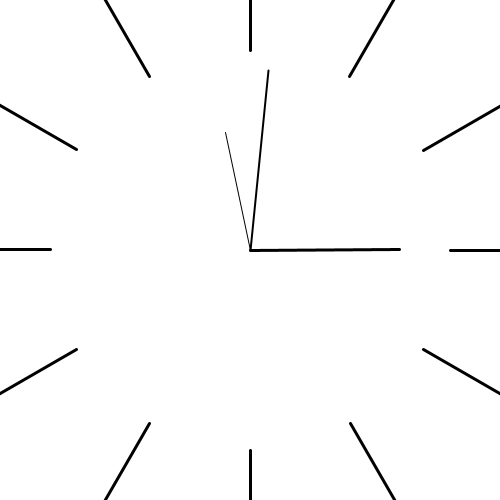
Frame 1 (no input)
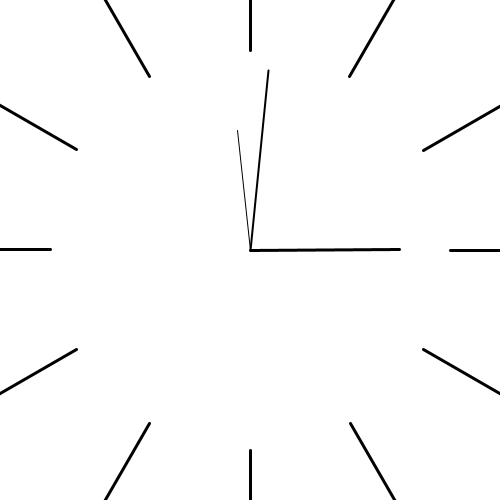
Frame 60 (the mouse pressed at the canvas centre just before this capture)
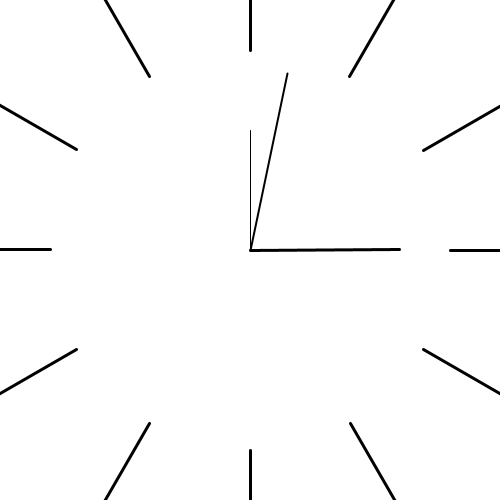
Frame 120 (the mouse held since frame 60 and released just before this capture)

The Processing sketch that drew these frames (run headless with seeded random() and noise(); from frame 60 on, the mouse is pressed at the canvas centre):

// Processing sketch: processing_119992
// ── processing_119992.pde

void setup()
{
  size(500,500);
}

void draw()
{
  background(255);
  
  translate(width/2, height/2);
  
  //SEKUNDEN
  float sec = map (second(), 0,60,0,360);
  println(sec);
  
  
  pushMatrix();
  fill(0);
  stroke(0);
  strokeWeight(1);
  rotate(radians(sec)); 
  translate(0, -120); 
  line(0, 0, 0, 120);
  popMatrix();
  
  
  //MINUTEN
  float min = map (minute(), 0,60,0,360);
  println(min);
  
  
  pushMatrix();
  fill(0);
  stroke(0);
  strokeWeight(2);
  rotate(radians(min)); 
  translate(0, -180); 
  line(0, 0, 0, 180);
  popMatrix();
  
  
  rotate(-0.525);
  //STUNDEN
  float hr = map (hour(), 12,23,30,360);
  println(min);
  
  
  pushMatrix();
  fill(0);
  stroke(0);
  strokeWeight(3);
  rotate(radians(hr)); 
  translate(0, -150); 
  line(0, 0, 0, 150);
  popMatrix();
  rotate(0.525);
  
  //STUNDEN
for (int i=0; i<360; i+=30) { 
pushMatrix();
rotate(radians(i)); 
translate(0, 200); 
line(0, 0, 0, 150);
noFill();
stroke(0);
popMatrix();
}
  
  
  
}
